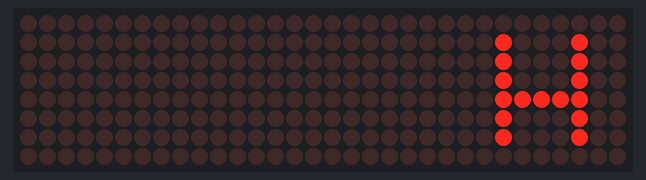
A sketch run on a simulated Arduino Uno, built with avr-gcc and run on an emulated ATmega328P. Shown: 32×8 LED matrix.

Above: at 0.13 s.
At 0.56 s:
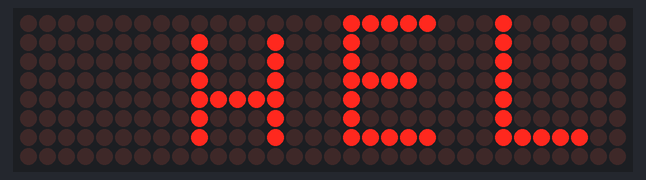
At 0.99 s:
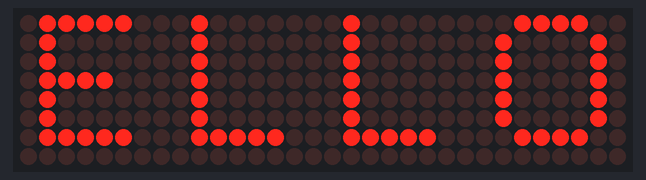
At 1.42 s:
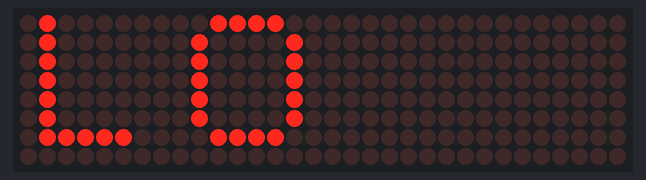
At 1.8 s:
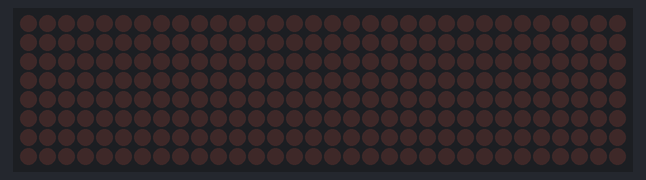
At 3.28 s:
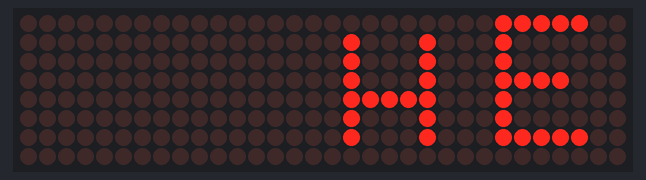

Measured:
- by itself, everything shown: repeats every 2.9 s, in 9 steps
- what the display in image 4 shows lasts 1.3 s, from 1.7 s to 3.0 s

The sketch:

CustomCharScroll.ino
```cpp
#include <LedControl.h>

// Pin definitions
const int dataIn = 2;  // Data pin
const int clk = 3;     // Clock pin
const int cs = 4;      // Chip select pin
LedControl lc = LedControl(dataIn, clk, cs, 4); // Initialize 4 MAX7219 modules

// Character definitions
byte sequenceH[] = {
    0b00000000, // Row 0
    0b01000100, // Row 1
    0b01000100, // Row 2
    0b01000100, // Row 3
    0b01111100, // Row 4
    0b01000100, // Row 5
    0b01000100, // Row 6
    0b00000000  // Row 7
};

byte sequenceE[] = {
        0b01111100, // Row 0
        0b01000000, // Row 1
        0b01000000, // Row 2
        0b01111000, // Row 3
        0b01000000, // Row 4
        0b01000000, // Row 5
        0b01111100, // Row 6
        0b00000000  // Row 7
    };

byte sequenceL[] = {
        0b01000000, // Row 0
        0b01000000, // Row 1
        0b01000000, // Row 2
        0b01000000, // Row 3
        0b01000000, // Row 4
        0b01000000, // Row 5
        0b01111100, // Row 6
        0b00000000  // Row 7
    };

    byte sequenceO[] = {
        0b00111100, // Row 0
        0b01000010, // Row 1
        0b01000010, // Row 2
        0b01000010, // Row 3
        0b01000010, // Row 4
        0b01000010, // Row 5
        0b00111100, // Row 6
        0b00000000  // Row 7
    };

// Create an array of sequences for "HELLO"
byte* sequences[] = {sequenceH, sequenceE, sequenceL, sequenceL, sequenceO};

void setup() {
    for (int i = 0; i < 4; i++) {
        lc.shutdown(i, false); // Wake up each module
        lc.setIntensity(i, 8); // Set brightness level (0 is min, 15 is max)
        lc.clearDisplay(i);    // Clear each module
    }
}

void loop() {
    const int totalChars = 5; // "HELLO"
    const int scrollLength = 4; // Number of characters that can fit on display

    // Scrolling effect
    for (int position = 0; position < totalChars + scrollLength; position++) {
        for (int row = 0; row < 8; row++) {
            byte displayValue[4] = {0, 0, 0, 0}; // Clear for each row

            // Determine which characters to display
            for (int ch = 0; ch < scrollLength; ch++) {
                int charIndex = position - ch;
                if (charIndex >= 0 && charIndex < totalChars) {
                    // Merge character data into display value for each module
                    displayValue[ch] = sequences[charIndex][row];
                }
            }

            // Set the rows for each module
            for (int mod = 0; mod < 4; mod++) {
                lc.setRow(mod, row, displayValue[mod]);
            }
        }
        delay(200); // Adjust speed of scrolling
    }

    // Clear the display after scrolling
    for (int i = 0; i < 4; i++) {
        lc.clearDisplay(i); // Clear each module
    }
    delay(1000); // Wait before restarting the loop
}
```
